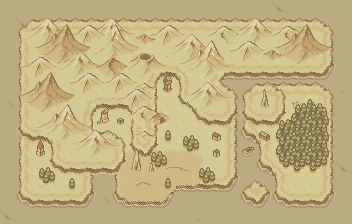

This is a level from a 2D game, rendered from its Tiled map with the project's own tilesets. A one-line summary and the map file follow, with tile-layer data summarised:
An orthogonal 22x14 tile map with 16x16 px tiles, 8 tile layers (Paper, Land, Texture, Land2, ...), 1 hidden layer not drawn, 3 tilesets.

<map version="1.10" tiledversion="1.10.1" orientation="orthogonal" renderorder="right-down" width="22" height="14" tilewidth="16" tileheight="16" infinite="0" nextlayerid="12" nextobjectid="1">
 <tileset firstgid="1" name="map" tilewidth="16" tileheight="16" tilecount="288" columns="16">
  <image source="tiles/Tiles_16x16px.png" width="256" height="288" />
 </tileset>
 <tileset firstgid="289" name="objects" tilewidth="16" tileheight="16" tilecount="532" columns="38">
  <image source="tiles/ObjectSheet16x16.png" width="608" height="224" />
 </tileset>
 <tileset firstgid="821" name="small" tilewidth="16" tileheight="16" tilecount="114" columns="19">
  <image source="tiles/Update1_SmallHouses.png" width="304" height="96" />
 </tileset>
 <layer id="1" name="Paper" width="22" height="14">
  <data>[308 cells, 308 non-empty, 4 distinct tile ids]</data>
 </layer>
 <layer id="3" name="Land" width="22" height="14">
  <data>[308 cells, 226 non-empty, 13 distinct tile ids]</data>
 </layer>
 <layer id="5" name="Texture" width="22" height="14">
  <data>[308 cells, 22 non-empty, 10 distinct tile ids]</data>
 </layer>
 <layer id="4" name="Land2" width="22" height="14">
  <data>[308 cells, 61 non-empty, 18 distinct tile ids]</data>
 </layer>
 <layer id="8" name="Texture2" width="22" height="14">
  <data>[308 cells, 13 non-empty, 12 distinct tile ids]</data>
 </layer>
 <layer id="2" name="Objects" width="22" height="14">
  <data>[308 cells, 137 non-empty, 50 distinct tile ids]</data>
 </layer>
 <layer id="10" name="Objects1" width="22" height="14">
  <data>[308 cells, 62 non-empty, 21 distinct tile ids]</data>
 </layer>
 <layer id="11" name="Mountains" width="22" height="14">
  <data>[308 cells, 57 non-empty, 33 distinct tile ids]</data>
 </layer>
 <layer id="6" name="Shade" width="22" height="14" visible="0">
  <data>[308 cells, 120 non-empty, 1 distinct tile ids]</data>
 </layer>
</map>
